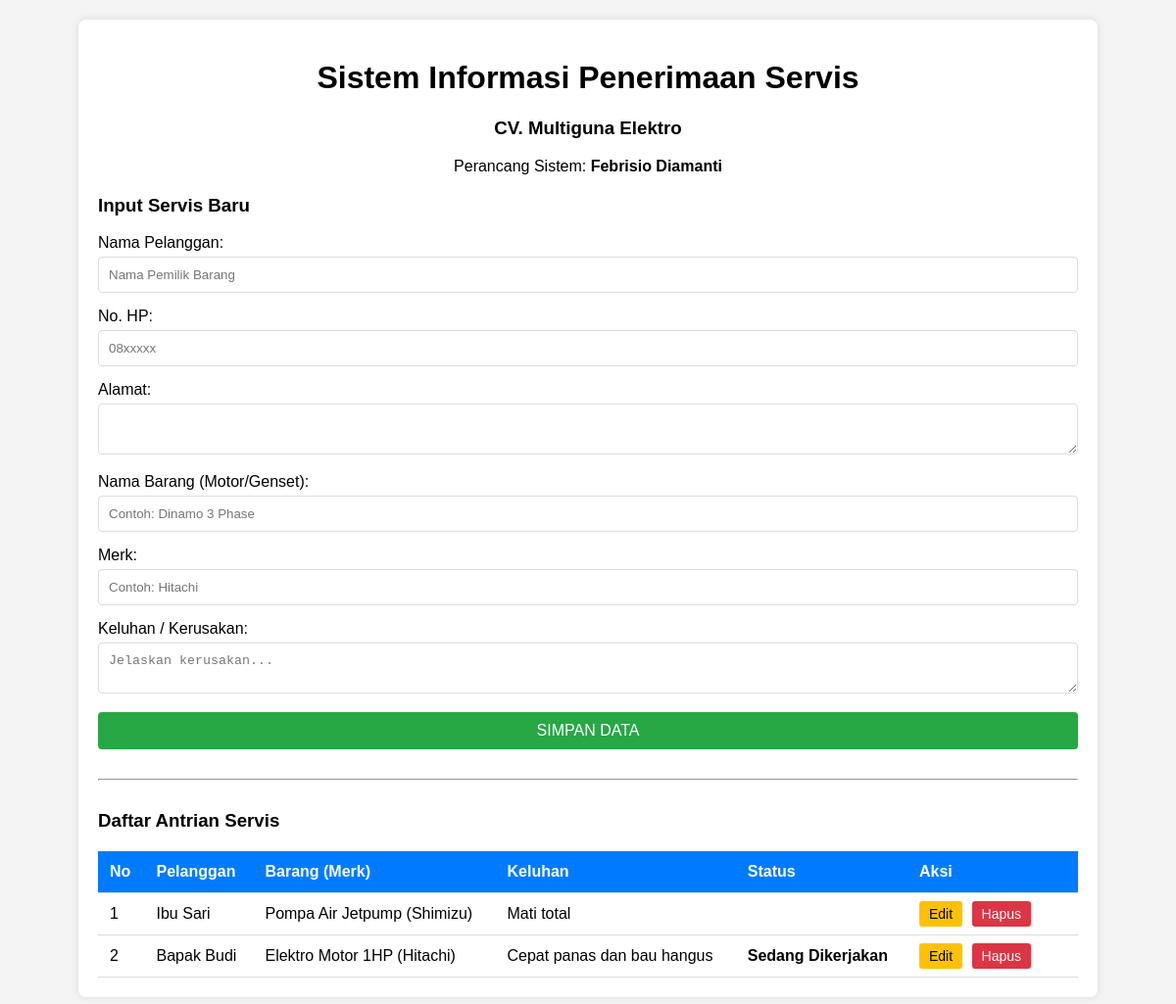
The page / on the database its author committed.
### tables this page shows
CREATE TABLE tb_barang (
    id_barang INT(11) AUTO_INCREMENT PRIMARY KEY,
    id_pelanggan INT(11),
    nama_barang VARCHAR(100) NOT NULL,
    merk VARCHAR(50),
    keluhan TEXT NOT NULL,
    tgl_masuk DATE NOT NULL,
    FOREIGN KEY (id_pelanggan) REFERENCES tb_pelanggan(id_pelanggan)
    ON DELETE CASCADE ON UPDATE CASCADE
);

CREATE TABLE tb_pelanggan (
    id_pelanggan INT(11) AUTO_INCREMENT PRIMARY KEY,
    nama_pelanggan VARCHAR(100) NOT NULL,
    no_hp VARCHAR(20),
    alamat TEXT,
    tanggal_daftar TIMESTAMP DEFAULT CURRENT_TIMESTAMP
);

CREATE TABLE tb_servis (
    id_servis INT(11) AUTO_INCREMENT PRIMARY KEY,
    id_barang INT(11),
    tindakan VARCHAR(200),
    biaya INT(11),
    status ENUM('Pending', 'Sedang Dikerjakan', 'Selesai', 'Diambil') DEFAULT 'Pending',
    tgl_selesai DATE,
    FOREIGN KEY (id_barang) REFERENCES tb_barang(id_barang)
    ON DELETE CASCADE ON UPDATE CASCADE
);

### index.php (the view, shortened to what this page needs)
<?php
include 'config.php';
?>
<!DOCTYPE html>
<html lang="id">
<head>
</head>
<body>
<div class="container">
    <div style="text-align: center; margin-bottom: 20px;">
        <h1>Sistem Informasi Penerimaan Servis</h1>
        <h3>CV. Multiguna Elektro</h3>
        <p>Perancang Sistem: <strong>Febrisio Diamanti</strong></p> </div>
    <h3>Input Servis Baru</h3>
    <form method="POST" action="">
        <label>Nama Pelanggan:</label>
        <input type="text" name="nama_pelanggan" required placeholder="Nama Pemilik Barang">
        <label>No. HP:</label>
        <input type="text" name="no_hp" placeholder="08xxxxx">
        <label>Alamat:</label>
        <textarea name="alamat" rows="2"></textarea>
        <label>Nama Barang (Motor/Genset):</label>
        <input type="text" name="nama_barang" required placeholder="Contoh: Dinamo 3 Phase">
        <label>Merk:</label>
        <input type="text" name="merk" placeholder="Contoh: Hitachi">
        <label>Keluhan / Kerusakan:</label>
        <textarea name="keluhan" rows="2" required placeholder="Jelaskan kerusakan..."></textarea>
        <button type="submit" name="simpan" class="btn-simpan">SIMPAN DATA</button>
    </form>
    <hr style="margin: 30px 0;">
    <h3>Daftar Antrian Servis</h3>
    <table>
        <thead>
            <tr>
                <th>No</th>
                <th>Pelanggan</th>
                <th>Barang (Merk)</th>
                <th>Keluhan</th>
                <th>Status</th>
                <th width="150">Aksi</th> </tr>
        </thead>
        <tbody>
            <?php
            $query = "SELECT p.id_pelanggan, p.nama_pelanggan, b.nama_barang, b.merk, b.keluhan, s.status
                      FROM tb_pelanggan p
                      JOIN tb_barang b ON p.id_pelanggan = b.id_pelanggan
                      LEFT JOIN tb_servis s ON b.id_barang = s.id_barang
                      ORDER BY p.id_pelanggan DESC";
            $result = mysqli_query($koneksi, $query);
            if (!$result) {
                echo "<tr><td colspan='6'>Error Query: " . mysqli_error($koneksi) . "</td></tr>";
            } else {
                $no = 1;
                while ($row = mysqli_fetch_assoc($result)) {
                    echo "<tr>";
                    echo "<td>" . $no++ . "</td>";
                    echo "<td>" . $row['nama_pelanggan'] . "</td>";
                    echo "<td>" . $row['nama_barang'] . " (" . $row['merk'] . ")</td>";
                    echo "<td>" . $row['keluhan'] . "</td>";
                    $warna_status = "black";
                    echo "<td style='color:$warna_status; font-weight:bold;'>" . $row['status'] . "</td>";
                    echo "<td>
                            <a href='edit.php?id=" . $row['id_pelanggan'] . "' class='btn-edit'>Edit</a>
                            <a href='hapus.php?id=" . $row['id_pelanggan'] . "' class='btn-hapus' onclick='return confirm(\"Yakin ingin menghapus data Bapak/Ibu " . $row['nama_pelanggan'] . "?\")'>Hapus</a>
                          </td>";
                    echo "</tr>";
                }
            }
            ?>
        </tbody>
    </table>
</div>
</body>
</html>

### index.php (style rules this page uses)
body { font-family: Arial, sans-serif; margin: 20px; background-color: #f4f4f4; }
.container { max-width: 1000px; margin: auto; background: white; padding: 20px; border-radius: 8px; box-shadow: 0 0 10px rgba(0,0,0,0.1); }
input[type=text], textarea { width: 100%; padding: 10px; margin: 5px 0 15px; border: 1px solid #ddd; border-radius: 4px; box-sizing: border-box; }
.btn-simpan { background-color: #28a745; color: white; padding: 10px 20px; border: none; cursor: pointer; width: 100%; font-size: 16px; border-radius: 4px; }
table { width: 100%; border-collapse: collapse; margin-top: 20px; }
th, td { padding: 12px; text-align: left; border-bottom: 1px solid #ddd; }
th { background-color: #007bff; color: white; }
.btn-edit { background-color: #ffc107; color: black; padding: 5px 10px; text-decoration: none; border-radius: 3px; font-size: 14px; }
.btn-hapus { background-color: #dc3545; color: white; padding: 5px 10px; text-decoration: none; border-radius: 3px; font-size: 14px; margin-left: 5px; }

### rows shown on the page
tb_barang: id_pelanggan.nama_pelanggan "Ibu Sari", nama_barang "Pompa Air Jetpump", merk "Shimizu", keluhan "Mati total"
tb_pelanggan: nama_pelanggan "Bapak Budi", tb_barang.nama_barang "Elektro Motor 1HP", tb_barang.merk "Hitachi", tb_barang.keluhan "Cepat panas dan bau hangus", tb_servis.status "Sedang Dikerjakan"
